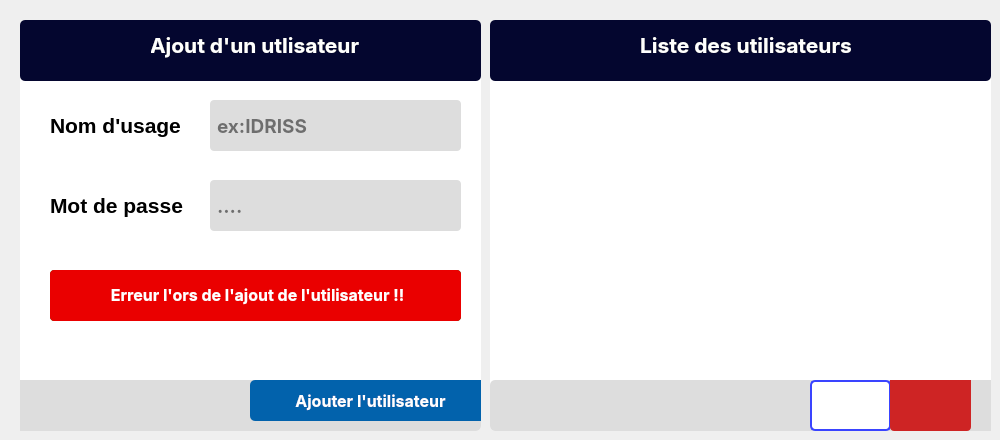
    <widget class="QWidget" name="users">
     <widget class="QFrame" name="frame">
      <property name="geometry">
       <rect>
        <x>20</x>
        <y>20</y>
        <width>461</width>
        <height>411</height>
       </rect>
      </property>
      <property name="styleSheet">
       <string notr="true">background:white;
border-radius:5px;
border-bottom:solid 4px #ddd</string>
      </property>
      <property name="frameShape">
       <enum>QFrame::StyledPanel</enum>
      </property>
      <property name="frameShadow">
       <enum>QFrame::Raised</enum>
      </property>
      <widget class="QLineEdit" name="user_name">
       <property name="geometry">
        <rect>
         <x>190</x>
         <y>80</y>
         <width>251</width>
         <height>51</height>
        </rect>
       </property>
       <property name="font">
        <font>
         <family>Inter</family>
         <pointsize>14</pointsize>
         <weight>75</weight>
         <bold>true</bold>
        </font>
       </property>
       <property name="styleSheet">
        <string notr="true">background:#ddd;
border:none;
border-bottom:solid 3px #5fcf99;
padding: 5px;
border-radius:4px</string>
       </property>
       <property name="readOnly">
        <bool>false</bool>
       </property>
       <property name="placeholderText">
        <string>ex:IDRISS</string>
       </property>
      </widget>
      <widget class="QLineEdit" name="password">
       <property name="geometry">
        <rect>
         <x>190</x>
         <y>160</y>
         <width>251</width>
         <height>51</height>
        </rect>
       </property>
       <property name="font">
        <font>
         <family>Inter</family>
         <pointsize>14</pointsize>
         <weight>75</weight>
         <bold>true</bold>
        </font>
       </property>
       <property name="styleSheet">
        <string notr="true">background:#ddd;
border:none;
border-bottom:solid 3px #5fcf99;
padding: 5px;
border-radius:4px</string>
       </property>
       <property name="echoMode">
        <enum>QLineEdit::Password</enum>
       </property>
       <property name="readOnly">
        <bool>false</bool>
       </property>
       <property name="placeholderText">
        <string>....</string>
       </property>
      </widget>
      <widget class="QLabel" name="label_5">
       <property name="geometry">
        <rect>
         <x>30</x>
         <y>80</y>
         <width>141</width>
         <height>51</height>
        </rect>
       </property>
       <property name="font">
        <font>
         <pointsize>14</pointsize>
         <weight>75</weight>
         <bold>true</bold>
        </font>
       </property>
       <property name="text">
        <string>&lt;html&gt;&lt;head/&gt;&lt;body&gt;&lt;p&gt;&lt;span style=&quot; font-size:16pt;&quot;&gt;Nom d'usage&lt;/span&gt;&lt;/p&gt;&lt;/body&gt;&lt;/html&gt;</string>
       </property>
      </widget>
      <widget class="QLabel" name="label_6">
       <property name="geometry">
        <rect>
         <x>30</x>
         <y>160</y>
         <width>141</width>
         <height>51</height>
        </rect>
       </property>
       <property name="font">
        <font>
         <pointsize>14</pointsize>
         <weight>75</weight>
         <bold>true</bold>
        </font>
       </property>
       <property name="text">
        <string>&lt;html&gt;&lt;head/&gt;&lt;body&gt;&lt;p&gt;&lt;span style=&quot; font-size:16pt;&quot;&gt;Mot de passe&lt;/span&gt;&lt;/p&gt;&lt;/body&gt;&lt;/html&gt;</string>
       </property>
      </widget>
      <widget class="QLabel" name="success_users">
       <property name="geometry">
        <rect>
         <x>30</x>
         <y>250</y>
         <width>411</width>
         <height>51</height>
        </rect>
       </property>
       <property name="font">
        <font>
         <pointsize>14</pointsize>
         <weight>75</weight>
         <bold>true</bold>
        </font>
       </property>
       <property name="styleSheet">
        <string notr="true">color:white;
background-color: rgb(31, 111, 19);
padding:15px;
border-radius:4px</string>
       </property>
       <property name="text">
        <string>&lt;html&gt;&lt;head/&gt;&lt;body&gt;&lt;p align=&quot;center&quot;&gt;Utilisateur créer avec success !&lt;/p&gt;&lt;/body&gt;&lt;/html&gt;</string>
       </property>
      </widget>
      <widget class="QLabel" name="error_users">
       <property name="geometry">
        <rect>
         <x>30</x>
         <y>250</y>
         <width>411</width>
         <height>51</height>
        </rect>
       </property>
       <property name="font">
        <font>
         <family>Inter</family>
         <pointsize>12</pointsize>
         <weight>75</weight>
         <bold>true</bold>
        </font>
       </property>
       <property name="styleSheet">
        <string notr="true">color:white;
background-color:rgb(234, 0, 0);
padding:15px;
border-radius:4px</string>
       </property>
       <property name="text">
        <string>&lt;html&gt;&lt;head/&gt;&lt;body&gt;&lt;p align=&quot;center&quot;&gt;Erreur l'ors de l'ajout de l'utilisateur !!&lt;/p&gt;&lt;/body&gt;&lt;/html&gt;</string>
       </property>
      </widget>
      <widget class="QFrame" name="frame_3">
       <property name="geometry">
        <rect>
         <x>0</x>
         <y>0</y>
         <width>461</width>
         <height>61</height>
        </rect>
       </property>
       <property name="styleSheet">
        <string notr="true">background-color: rgb(4, 6, 47);</string>
       </property>
       <property name="frameShape">
        <enum>QFrame::StyledPanel</enum>
       </property>
       <property name="frameShadow">
        <enum>QFrame::Raised</enum>
       </property>
       <widget class="QLabel" name="label_8">
        <property name="geometry">
         <rect>
          <x>130</x>
          <y>0</y>
          <width>231</width>
          <height>51</height>
         </rect>
        </property>
        <property name="font">
         <font>
          <family>Inter</family>
          <pointsize>14</pointsize>
          <weight>75</weight>
          <bold>true</bold>
         </font>
        </property>
        <property name="styleSheet">
         <string notr="true">color: rgb(255, 255, 255);</string>
        </property>
        <property name="text">
         <string>&lt;html&gt;&lt;head/&gt;&lt;body&gt;&lt;p&gt;&lt;span style=&quot; font-size:16pt;&quot;&gt;Ajout d'un utlisateur&lt;/span&gt;&lt;/p&gt;&lt;/body&gt;&lt;/html&gt;</string>
        </property>
       </widget>
       <widget class="QLabel" name="icoadduser">
        <property name="geometry">
         <rect>
          <x>80</x>
          <y>10</y>
          <width>51</width>
          <height>31</height>
         </rect>
        </property>
        <property name="palette">
         <palette>
          <active>
           <colorrole role="WindowText">
            <brush brushstyle="SolidPattern">
             <color alpha="255">
              <red>255</red>
              <green>255</green>
              <blue>255</blue>
             </color>
            </brush>
           </colorrole>
           <colorrole role="Button">
            <brush brushstyle="SolidPattern">
             <color alpha="255">
              <red>4</red>
              <green>6</green>
              <blue>47</blue>
             </color>
            </brush>
           </colorrole>
           <colorrole role="Text">
            <brush brushstyle="SolidPattern">
             <color alpha="255">
              <red>255</red>
              <green>255</green>
              <blue>255</blue>
             </color>
            </brush>
           </colorrole>
           <colorrole role="ButtonText">
            <brush brushstyle="SolidPattern">
             <color alpha="255">
              <red>255</red>
              <green>255</green>
              <blue>255</blue>
             </color>
            </brush>
           </colorrole>
           <colorrole role="Base">
            <brush brushstyle="SolidPattern">
             <color alpha="255">
              <red>4</red>
              <green>6</green>
              <blue>47</blue>
             </color>
            </brush>
           </colorrole>
           <colorrole role="Window">
            <brush brushstyle="SolidPattern">
             <color alpha="255">
              <red>4</red>
              <green>6</green>
              <blue>47</blue>
             </color>
            </brush>
           </colorrole>
           <colorrole role="PlaceholderText">
            <brush brushstyle="SolidPattern">
             <color alpha="255">
              <red>255</red>
              <green>255</green>
              <blue>255</blue>
             </color>
            </brush>
           </colorrole>
          </active>
          <inactive>
           <colorrole role="WindowText">
            <brush brushstyle="SolidPattern">
             <color alpha="255">
              <red>255</red>
              <green>255</green>
              <blue>255</blue>
             </color>
            </brush>
           </colorrole>
           <colorrole role="Button">
            <brush brushstyle="SolidPattern">
             <color alpha="255">
              <red>4</red>
              <green>6</green>
              <blue>47</blue>
             </color>
            </brush>
           </colorrole>
           <colorrole role="Text">
            <brush brushstyle="SolidPattern">
             <color alpha="255">
              <red>255</red>
              <green>255</green>
              <blue>255</blue>
             </color>
            </brush>
           </colorrole>
           <colorrole role="ButtonText">
            <brush brushstyle="SolidPattern">
             <color alpha="255">
              <red>255</red>
              <green>255</green>
              <blue>255</blue>
             </color>
            </brush>
           </colorrole>
           <colorrole role="Base">
            <brush brushstyle="SolidPattern">
             <color alpha="255">
              <red>4</red>
              <green>6</green>
              <blue>47</blue>
             </color>
            </brush>
           </colorrole>
           <colorrole role="Window">
            <brush brushstyle="SolidPattern">
             <color alpha="255">
              <red>4</red>
              <green>6</green>
              <blue>47</blue>
             </color>
            </brush>
           </colorrole>
           <colorrole role="PlaceholderText">
            <brush brushstyle="SolidPattern">
             <color alpha="255">
              <red>255</red>
              <green>255</green>
              <blue>255</blue>
             </color>
            </brush>
           </colorrole>
          </inactive>
          <disabled>
           <colorrole role="WindowText">
            <brush brushstyle="SolidPattern">
             <color alpha="255">
              <red>255</red>
              <green>255</green>
              <blue>255</blue>
             </color>
            </brush>
           </colorrole>
           <colorrole role="Button">
            <brush brushstyle="SolidPattern">
             <color alpha="255">
              <red>4</red>
              <green>6</green>
              <blue>47</blue>
             </color>
            </brush>
           </colorrole>
           <colorrole role="Text">
            <brush brushstyle="SolidPattern">
             <color alpha="255">
              <red>255</red>
              <green>255</green>
              <blue>255</blue>
             </color>
            </brush>
           </colorrole>
           <colorrole role="ButtonText">
            <brush brushstyle="SolidPattern">
             <color alpha="255">
              <red>255</red>
              <green>255</green>
              <blue>255</blue>
             </color>
            </brush>
           </colorrole>
           <colorrole role="Base">
            <brush brushstyle="SolidPattern">
             <color alpha="255">
              <red>4</red>
              <green>6</green>
              <blue>47</blue>
             </color>
            </brush>
           </colorrole>
           <colorrole role="Window">
            <brush brushstyle="SolidPattern">
             <color alpha="255">
              <red>4</red>
              <green>6</green>
              <blue>47</blue>
             </color>
            </brush>
           </colorrole>
           <colorrole role="PlaceholderText">
            <brush brushstyle="SolidPattern">
             <color alpha="255">
              <red>255</red>
              <green>255</green>
              <blue>255</blue>
             </color>
            </brush>
           </colorrole>
          </disabled>
         </palette>
        </property>
        <property name="font">
         <font>
          <family>Inter</family>
          <pointsize>6</pointsize>
          <weight>75</weight>
          <bold>true</bold>
         </font>
        </property>
        <property name="styleSheet">
         <string notr="true">color: rgb(255, 255, 255);</string>
        </property>
        <property name="text">
         <string/>
        </property>
       </widget>
      </widget>
      <widget class="QFrame" name="frame_21">
       <property name="geometry">
        <rect>
         <x>-10</x>
         <y>360</y>
         <width>471</width>
         <height>51</height>
        </rect>
       </property>
       <property name="styleSheet">
        <string notr="true">background:#ddd</string>
       </property>
       <property name="frameShape">
        <enum>QFrame::StyledPanel</enum>
       </property>
       <property name="frameShadow">
        <enum>QFrame::Raised</enum>
       </property>
       <widget class="QPushButton" name="user_save">
        <property name="geometry">
         <rect>
          <x>240</x>
          <y>0</y>
          <width>241</width>
          <height>41</height>
         </rect>
        </property>
        <property name="font">
         <font>
          <family>Inter</family>
          <pointsize>12</pointsize>
          <weight>75</weight>
          <bold>true</bold>
         </font>
        </property>
        <property name="cursor">
         <cursorShape>PointingHandCursor</cursorShape>
        </property>
        <property name="styleSheet">
         <string notr="true">background:#0262ac;
border-radius:5px;
padding:7px;
color:white;
</string>
        </property>
        <property name="text">
         <string>Ajouter l'utilisateur</string>
        </property>
       </widget>
      </widget>
     </widget>
     <widget class="QFrame" name="users_card_list">
      <property name="geometry">
       <rect>
        <x>490</x>
        <y>20</y>
        <width>501</width>
        <height>411</height>
       </rect>
      </property>
      <property name="styleSheet">
       <string notr="true">background:white;
border-radius:5px;
border-bottom:solid 4px #ddd</string>
      </property>
      <property name="frameShape">
       <enum>QFrame::StyledPanel</enum>
      </property>
      <property name="frameShadow">
       <enum>QFrame::Raised</enum>
      </property>
      <widget class="QFrame" name="frame_2">
       <property name="geometry">
        <rect>
         <x>0</x>
         <y>0</y>
         <width>501</width>
         <height>61</height>
        </rect>
       </property>
       <property name="styleSheet">
        <string notr="true">background-color: rgb(4, 6, 47);</string>
       </property>
       <property name="frameShape">
        <enum>QFrame::StyledPanel</enum>
       </property>
       <property name="frameShadow">
        <enum>QFrame::Raised</enum>
       </property>
       <widget class="QLabel" name="label_7">
        <property name="geometry">
         <rect>
          <x>150</x>
          <y>0</y>
          <width>231</width>
          <height>51</height>
         </rect>
        </property>
        <property name="font">
         <font>
          <family>Inter</family>
          <pointsize>14</pointsize>
          <weight>75</weight>
          <bold>true</bold>
         </font>
        </property>
        <property name="styleSheet">
         <string notr="true">color: rgb(255, 255, 255);</string>
        </property>
        <property name="text">
         <string>&lt;html&gt;&lt;head/&gt;&lt;body&gt;&lt;p&gt;&lt;span style=&quot; font-size:16pt;&quot;&gt;Liste des utilisateurs&lt;/span&gt;&lt;/p&gt;&lt;/body&gt;&lt;/html&gt;</string>
        </property>
       </widget>
       <widget class="QLabel" name="icolistuser">
        <property name="geometry">
         <rect>
          <x>100</x>
          <y>10</y>
          <width>51</width>
          <height>31</height>
         </rect>
        </property>
        <property name="palette">
         <palette>
          <active>
           <colorrole role="WindowText">
            <brush brushstyle="SolidPattern">
             <color alpha="255">
              <red>255</red>
              <green>255</green>
              <blue>255</blue>
             </color>
            </brush>
           </colorrole>
           <colorrole role="Button">
            <brush brushstyle="SolidPattern">
             <color alpha="255">
              <red>4</red>
              <green>6</green>
              <blue>47</blue>
             </color>
            </brush>
           </colorrole>
           <colorrole role="Text">
            <brush brushstyle="SolidPattern">
             <color alpha="255">
              <red>255</red>
              <green>255</green>
              <blue>255</blue>
             </color>
            </brush>
           </colorrole>
           <colorrole role="ButtonText">
            <brush brushstyle="SolidPattern">
             <color alpha="255">
              <red>255</red>
              <green>255</green>
              <blue>255</blue>
             </color>
            </brush>
           </colorrole>
           <colorrole role="Base">
            <brush brushstyle="SolidPattern">
             <color alpha="255">
              <red>4</red>
              <green>6</green>
              <blue>47</blue>
             </color>
            </brush>
           </colorrole>
           <colorrole role="Window">
            <brush brushstyle="SolidPattern">
             <color alpha="255">
              <red>4</red>
              <green>6</green>
              <blue>47</blue>
             </color>
            </brush>
           </colorrole>
           <colorrole role="PlaceholderText">
            <brush brushstyle="SolidPattern">
             <color alpha="255">
              <red>255</red>
              <green>255</green>
              <blue>255</blue>
             </color>
            </brush>
           </colorrole>
          </active>
          <inactive>
           <colorrole role="WindowText">
            <brush brushstyle="SolidPattern">
             <color alpha="255">
              <red>255</red>
              <green>255</green>
              <blue>255</blue>
             </color>
            </brush>
           </colorrole>
           <colorrole role="Button">
            <brush brushstyle="SolidPattern">
             <color alpha="255">
              <red>4</red>
              <green>6</green>
              <blue>47</blue>
             </color>
            </brush>
           </colorrole>
           <colorrole role="Text">
            <brush brushstyle="SolidPattern">
             <color alpha="255">
              <red>255</red>
              <green>255</green>
              <blue>255</blue>
             </color>
            </brush>
           </colorrole>
           <colorrole role="ButtonText">
            <brush brushstyle="SolidPattern">
             <color alpha="255">
              <red>255</red>
              <green>255</green>
              <blue>255</blue>
             </color>
            </brush>
           </colorrole>
           <colorrole role="Base">
            <brush brushstyle="SolidPattern">
             <color alpha="255">
              <red>4</red>
              <green>6</green>
              <blue>47</blue>
             </color>
            </brush>
           </colorrole>
           <colorrole role="Window">
            <brush brushstyle="SolidPattern">
             <color alpha="255">
              <red>4</red>
              <green>6</green>
              <blue>47</blue>
             </color>
            </brush>
           </colorrole>
           <colorrole role="PlaceholderText">
            <brush brushstyle="SolidPattern">
             <color alpha="255">
              <red>255</red>
              <green>255</green>
              <blue>255</blue>
             </color>
            </brush>
           </colorrole>
          </inactive>
          <disabled>
           <colorrole role="WindowText">
            <brush brushstyle="SolidPattern">
             <color alpha="255">
              <red>255</red>
              <green>255</green>
              <blue>255</blue>
             </color>
            </brush>
           </colorrole>
           <colorrole role="Button">
            <brush brushstyle="SolidPattern">
             <color alpha="255">
              <red>4</red>
              <green>6</green>
              <blue>47</blue>
             </color>
            </brush>
           </colorrole>
           <colorrole role="Text">
            <brush brushstyle="SolidPattern">
             <color alpha="255">
              <red>255</red>
              <green>255</green>
              <blue>255</blue>
             </color>
            </brush>
           </colorrole>
           <colorrole role="ButtonText">
            <brush brushstyle="SolidPattern">
             <color alpha="255">
              <red>255</red>
              <green>255</green>
              <blue>255</blue>
             </color>
            </brush>
           </colorrole>
           <colorrole role="Base">
            <brush brushstyle="SolidPattern">
             <color alpha="255">
              <red>4</red>
              <green>6</green>
              <blue>47</blue>
             </color>
            </brush>
           </colorrole>
           <colorrole role="Window">
            <brush brushstyle="SolidPattern">
             <color alpha="255">
              <red>4</red>
              <green>6</green>
              <blue>47</blue>
             </color>
            </brush>
           </colorrole>
           <colorrole role="PlaceholderText">
            <brush brushstyle="SolidPattern">
             <color alpha="255">
              <red>255</red>
              <green>255</green>
              <blue>255</blue>
             </color>
            </brush>
           </colorrole>
          </disabled>
         </palette>
        </property>
        <property name="font">
         <font>
          <family>Inter</family>
          <pointsize>6</pointsize>
          <weight>75</weight>
          <bold>true</bold>
         </font>
        </property>
        <property name="styleSheet">
         <string notr="true">color: rgb(255, 255, 255);</string>
        </property>
        <property name="text">
         <string/>
        </property>
       </widget>
      </widget>
      <widget class="QWidget" name="widget" native="true">
       <property name="geometry">
        <rect>
         <x>20</x>
         <y>70</y>
         <width>471</width>
         <height>281</height>
        </rect>
       </property>
       <layout class="QGridLayout" name="gridLayout">
        <item row="0" column="0">
         <widget class="QTableWidget" name="tabuser"/>
        </item>
       </layout>
      </widget>
      <widget class="QFrame" name="frame_22">
       <property name="geometry">
        <rect>
         <x>0</x>
         <y>360</y>
         <width>511</width>
         <height>51</height>
        </rect>
       </property>
       <property name="styleSheet">
        <string notr="true">background:#ddd</string>
       </property>
       <property name="frameShape">
        <enum>QFrame::StyledPanel</enum>
       </property>
       <property name="frameShadow">
        <enum>QFrame::Raised</enum>
       </property>
       <widget class="QFrame" name="frame_23">
        <property name="geometry">
         <rect>
          <x>320</x>
          <y>0</y>
          <width>81</width>
          <height>51</height>
         </rect>
        </property>
        <property name="styleSheet">
         <string notr="true">border:3px solid #ddd;
background-color: white;
border:2px solid #3a44ff;


</string>
        </property>
        <property name="frameShape">
         <enum>QFrame::StyledPanel</enum>
        </property>
        <property name="frameShadow">
         <enum>QFrame::Raised</enum>
        </property>
        <widget class="QLineEdit" name="id_3">
         <property name="geometry">
          <rect>
           <x>0</x>
           <y>0</y>
           <width>81</width>
           <height>51</height>
          </rect>
         </property>
         <property name="font">
          <font>
           <family>Inter</family>
           <pointsize>14</pointsize>
           <weight>75</weight>
           <bold>true</bold>
          </font>
         </property>
         <property name="styleSheet">
          <string notr="true">background-color: rgba(2, 0, 31,0);
border:none;
padding:4px;
color: rgb(10, 2, 91);</string>
         </property>
        </widget>
       </widget>
       <widget class="QPushButton" name="deluser">
        <property name="geometry">
         <rect>
          <x>400</x>
          <y>-10</y>
          <width>81</width>
          <height>61</height>
         </rect>
        </property>
        <property name="font">
         <font>
          <pointsize>9</pointsize>
          <weight>75</weight>
          <bold>true</bold>
         </font>
        </property>
        <property name="cursor">
         <cursorShape>PointingHandCursor</cursorShape>
        </property>
        <property name="styleSheet">
         <string notr="true">background-color: rgb(206, 36, 36);
color:white;
border-radius:4px</string>
        </property>
        <property name="text">
         <string/>
        </property>
       </widget>
      </widget>
     </widget>
    </widget>
